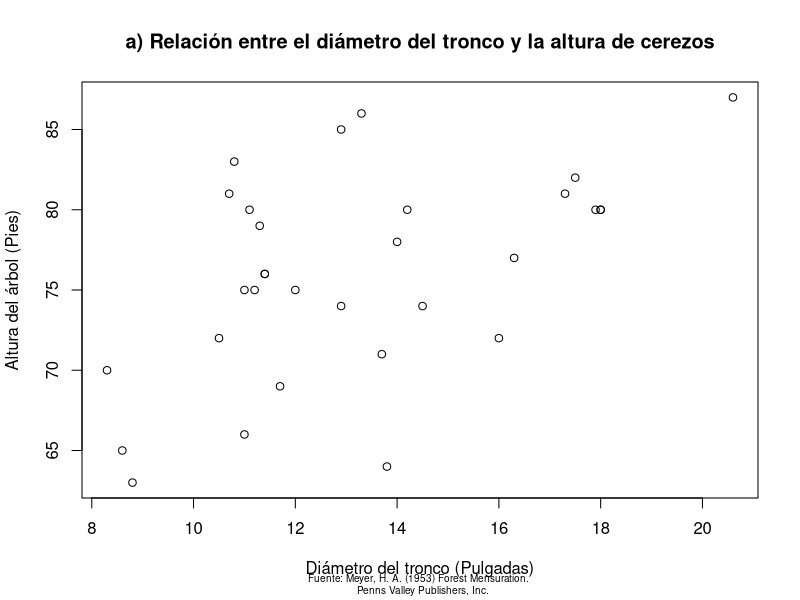
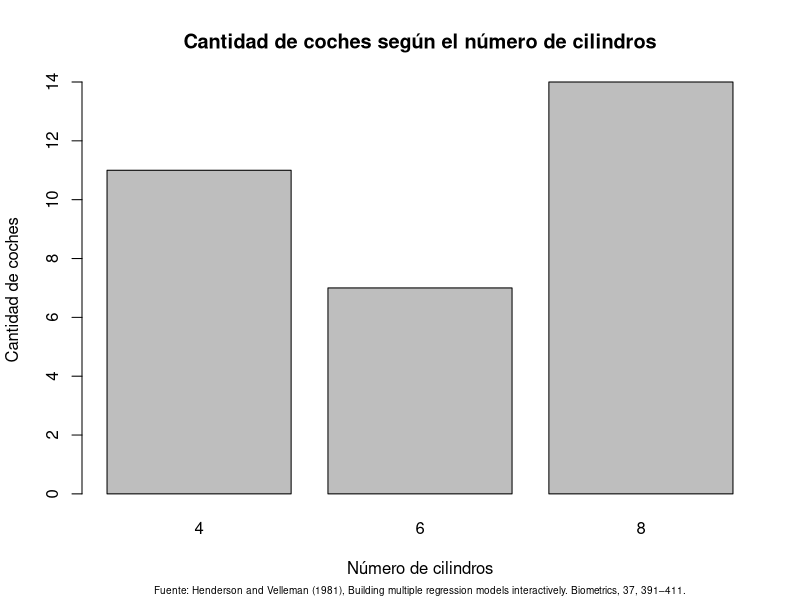
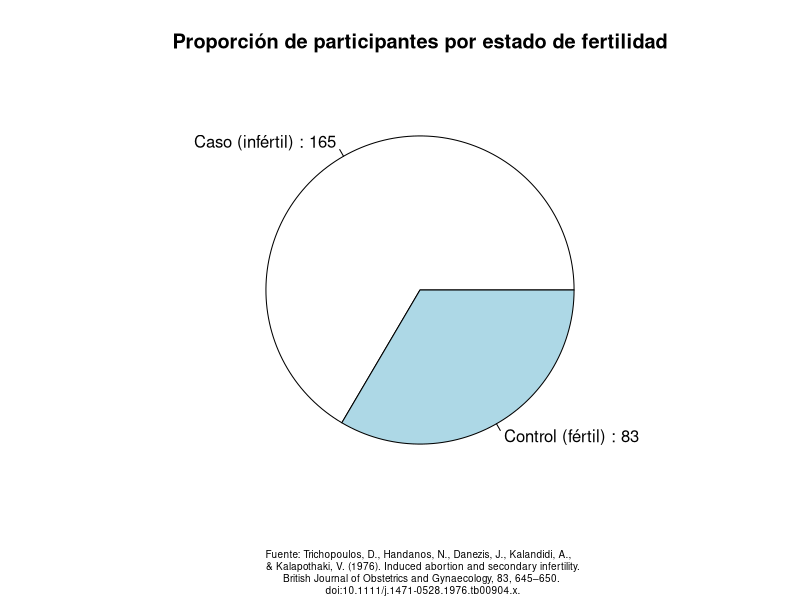
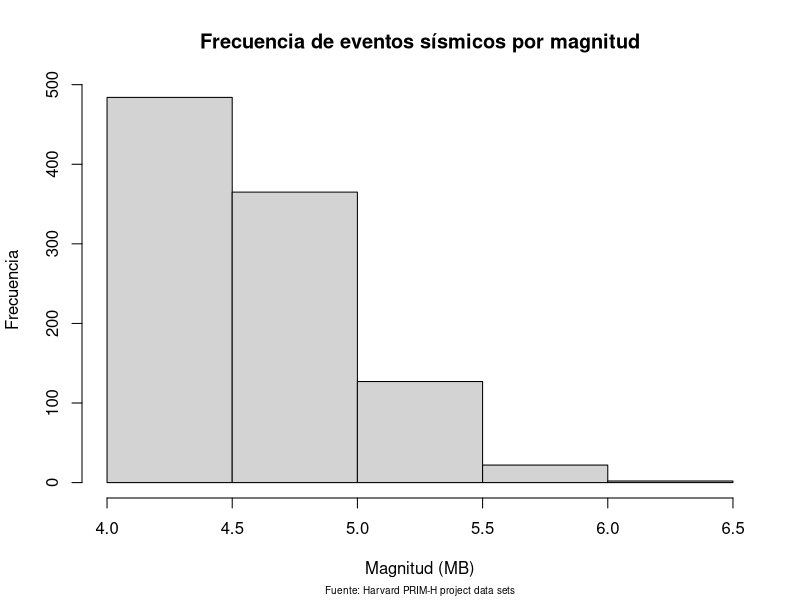
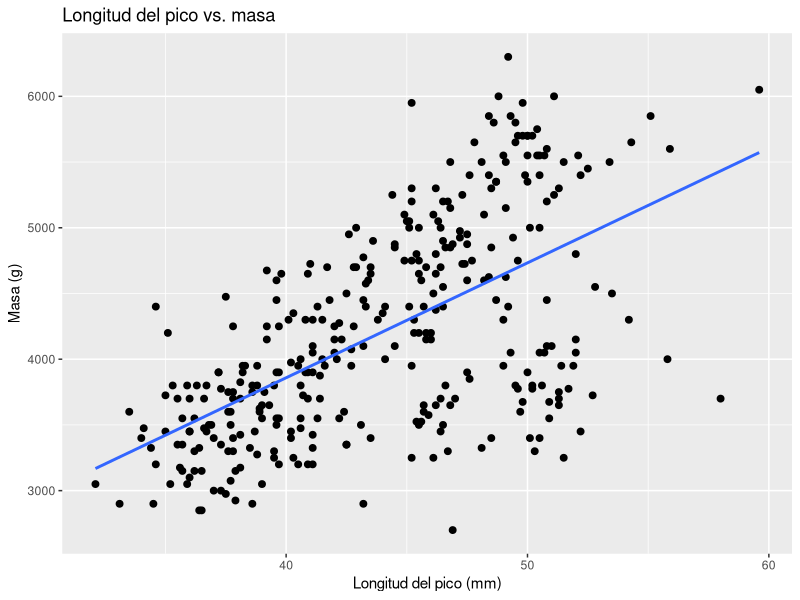
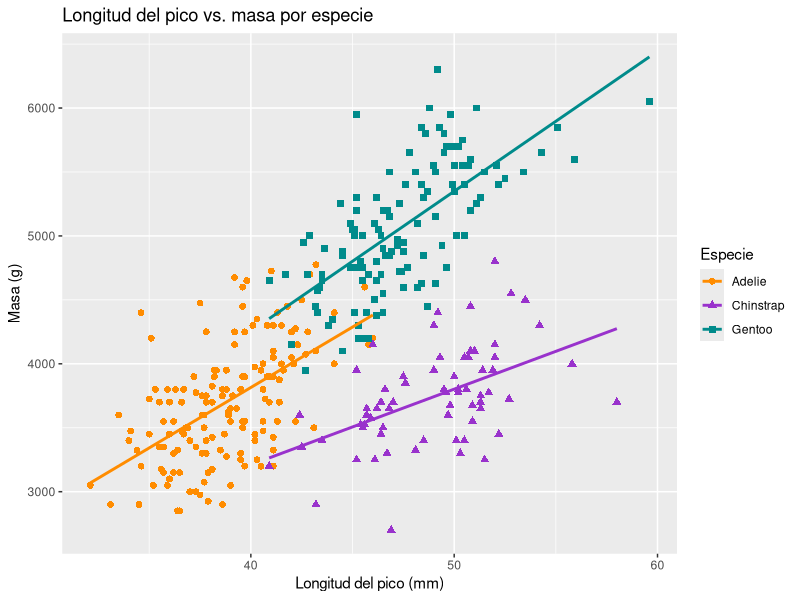

Generate these figures, in order, with R:
## ---- chunk 1
library(tidyverse)
library(palmerpenguins)
## ---- chunk 2
#| code-fold: true

# generar gráfico de dispersión
plot(
  x = trees$Girth, 
  y = trees$Height,
  xlab = "Diámetro del tronco (Pulgadas)",
  ylab = "Altura del árbol (Pies)",
  main = "a) Relación entre el diámetro del tronco y la altura de cerezos",
  sub = "Fuente: Meyer, H. A. (1953) Forest Mensuration. 
  Penns Valley Publishers, Inc.",
  cex.sub = 0.6
)
## ---- chunk 3
# contar observaciones en una tabla nueva
carros_por_cilindros <- table(mtcars$cyl)

# generar gráfico de barras
barplot(
  height = carros_por_cilindros, 
  xlab = "Número de cilindros",
  ylab = "Cantidad de coches",
  main = "Cantidad de coches según el número de cilindros",
  sub = "Fuente: Henderson and Velleman (1981), Building multiple regression models interactively. Biometrics, 37, 391–411.",
  cex.sub = 0.6
)
## ---- chunk 4
# contar observaciones en tabla nueva
estado_caso <- table(infert$case)

# generar gráfico de pastel
pie(
  x = estado_caso,
  main = "Proporción de participantes por estado de fertilidad", 
  labels = paste(c("Caso (infértil)", "Control (fértil)"), ":", estado_caso),
  sub = "Fuente: Trichopoulos, D., Handanos, N., Danezis, J., Kalandidi, A., 
  & Kalapothaki, V. (1976). Induced abortion and secondary infertility.
  British Journal of Obstetrics and Gynaecology, 83, 645–650. 
  doi:10.1111/j.1471-0528.1976.tb00904.x.",
  cex.sub = 0.6
)
## ---- chunk 5
# generar histograma
hist(
  x = quakes$mag,
  breaks = 5, 
  main = "Frecuencia de eventos sísmicos por magnitud", 
  xlab = "Magnitud (MB)", 
  ylab = "Frecuencia",
  sub = "Fuente: Harvard PRIM-H project data sets",
  cex.sub = 0.6
)
## ---- chunk 6
#| label: gráfico-dispersión-penguins

# Gráfico de dispersión de longitud del pico vs masa (peso)
penguins |>
  ggplot(aes(x = bill_length_mm, y = body_mass_g)) +
  geom_point(size = 2) +
  geom_smooth(method = "lm", se = FALSE) +
  ggtitle("Longitud del pico vs. masa") +
  xlab("Longitud del pico (mm)") +
  ylab("Masa (g)") +
  labs(color = "Especie", shape = "Especie")
## ---- chunk 7
#| label: gráfico-dispersión-penguins-especie

# Gráfico de dispersión de longitud del pico vs masa (peso) por especie
penguins |>
  ggplot(aes(x = bill_length_mm, y = body_mass_g)) +
  geom_point(aes(color = species,
                 shape = species),
             size = 2) +
  geom_smooth(method = "lm", se = FALSE, aes(color = species)) +
  scale_color_manual(values = c("darkorange", "darkorchid", "cyan4")) +
  ggtitle("Longitud del pico vs. masa por especie") +
  xlab("Longitud del pico (mm)") +
  ylab("Masa (g)") +
  labs(color = "Especie", shape = "Especie")
